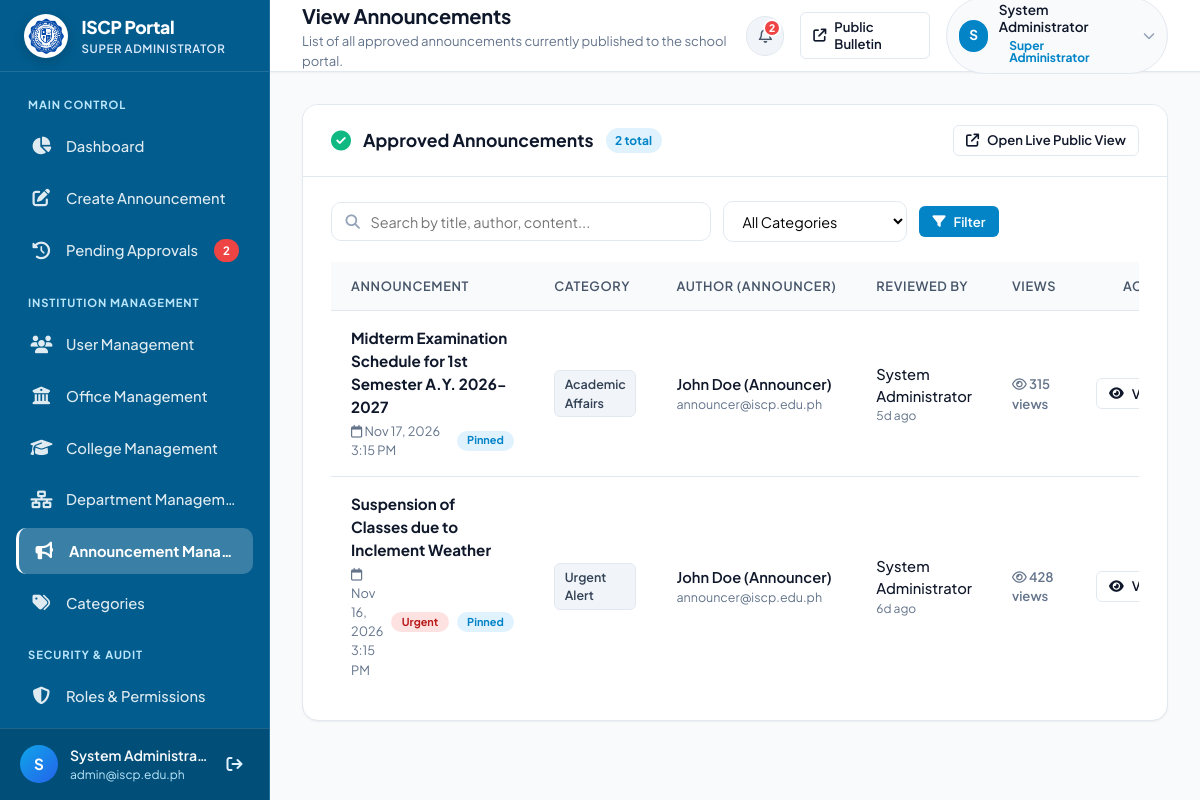
Page /admin/view_announcements.php (signed in) on the committed database.
### tables this page shows
CREATE TABLE IF NOT EXISTS `users` (
    `id` INT AUTO_INCREMENT PRIMARY KEY,
    `name` VARCHAR(100) NOT NULL,
    `email` VARCHAR(150) NOT NULL UNIQUE,
    `password_hash` VARCHAR(255) NOT NULL,
    `role` VARCHAR(50) NOT NULL DEFAULT 'college_admin',
    `assigned_college` VARCHAR(150) DEFAULT NULL,
    `assigned_office` VARCHAR(150) DEFAULT NULL,
    `assigned_department` VARCHAR(150) DEFAULT NULL,
    `status` ENUM('active', 'inactive') NOT NULL DEFAULT 'active',
    `created_at` TIMESTAMP DEFAULT CURRENT_TIMESTAMP
);

CREATE TABLE IF NOT EXISTS `announcements` (
    `id` INT AUTO_INCREMENT PRIMARY KEY,
    `title` VARCHAR(255) NOT NULL,
    `slug` VARCHAR(255) DEFAULT NULL,
    `summary` VARCHAR(350) DEFAULT NULL,
    `content` TEXT NOT NULL,
    `category` VARCHAR(100) NOT NULL,
    `category_id` INT DEFAULT NULL,
    `image_path` VARCHAR(255) DEFAULT NULL,
    `created_by` INT NOT NULL,
    `author_name` VARCHAR(100) DEFAULT NULL,
    `status` ENUM('pending', 'approved', 'rejected') NOT NULL DEFAULT 'pending',
    `rejection_reason` TEXT DEFAULT NULL,
    `reviewed_by` INT DEFAULT NULL,
    `reviewed_at` DATETIME DEFAULT NULL,
    `target_audience` ENUM('All', 'Students', 'Faculty', 'Parents') DEFAULT 'All',
    `is_urgent` TINYINT(1) DEFAULT 0,
    `is_pinned` TINYINT(1) DEFAULT 0,
    `views_count` INT DEFAULT 0,
    `created_at` TIMESTAMP DEFAULT CURRENT_TIMESTAMP,
    `updated_at` TIMESTAMP DEFAULT CURRENT_TIMESTAMP ON UPDATE CURRENT_TIMESTAMP,
    CONSTRAINT `fk_announcements_created_by` FOREIGN KEY (`created_by`) REFERENCES `users`(`id`) ON DELETE CASCADE,
    CONSTRAINT `fk_announcements_reviewed_by` FOREIGN KEY (`reviewed_by`) REFERENCES `users`(`id`) ON DELETE SET NULL,
    CONSTRAINT `fk_announcements_category` FOREIGN KEY (`category_id`) REFERENCES `categories`(`id`) ON DELETE SET NULL
);

### admin/view_announcements.php (the view, shortened to what the rows shown need)
<?php
require_once __DIR__ . '/includes/auth.php';
$page_title = 'View Announcements';
$pdo = get_db();
$search = trim($_GET['q'] ?? '');
$filter_category = trim($_GET['cat'] ?? '');
$page = max(1, (int)($_GET['page'] ?? 1));
$per_page = 8;
$offset = ($page - 1) * $per_page;
$announcements = [];
if ($pdo) {
    try {
        $status_param = trim($_GET['status'] ?? '');
        if ($status_param === 'pending') {
            $where = ["a.status = 'pending'"];
        } elseif ($status_param === 'rejected') {
            $where = ["a.status = 'rejected'"];
        } else {
            $where = ["a.status IN ('approved', 'published')"];
        }
        $params = [];
        $whereClause = implode(' AND ', $where);
        $fetchSql = "
            SELECT a.*,
                   u.name AS author_name, u.email AS author_email,
                   rev.name AS reviewer_name
            FROM announcements a
            LEFT JOIN users u ON a.created_by = u.id
            LEFT JOIN users rev ON a.reviewed_by = rev.id
            WHERE {$whereClause}
            ORDER BY a.is_pinned DESC, a.created_at DESC
            LIMIT ? OFFSET ?
        ";
        $fetchParams = array_merge($params, [$per_page, $offset]);
        $fetchStmt = $pdo->prepare($fetchSql);
        $fetchStmt->execute($fetchParams);
        $announcements = $fetchStmt->fetchAll();
    } catch (PDOException $e) {
        set_flash('danger', 'Error retrieving announcements: ' . $e->getMessage());
    }
}
require_once __DIR__ . '/includes/header.php';
?>
<div class="content-card">
    <div class="card-header">
        <div class="card-header-left">
            <h2 class="card-title">Approved Announcements</h2>
        </div>
    </div>
    <div class="card-body">
        <?php if (empty($announcements)): ?>
            <div class="empty-state">
                <div class="empty-state-icon">
                    <i class="fa-solid fa-file-magnifying-glass"></i>
                </div>
                <h3 class="empty-state-title">No approved announcements found</h3>
                <p class="empty-state-desc">
                    <?= (!empty($search) || !empty($filter_category)) ? 'No results matched your search or category filter. Try clearing the filters.' : 'There are currently no approved announcements.' ?>
                </p>
                <?php if (!empty($search) || !empty($filter_category)): ?>
                    <div style="margin-top: 1rem;">
                        <a href="view_announcements.php" class="btn btn-outline btn-sm">Clear All Filters</a>
                    </div>
                <?php endif; ?>
            </div>
        <?php else: ?>
            <div class="table-responsive">
                <table class="admin-table" id="approvedAnnouncementsTable">
                    <thead>
                        <tr>
                            <th>Announcement</th>
                            <th>Category</th>
                            <th>Author (Announcer)</th>
                            <th>Reviewed By</th>
                            <th>Views</th>
                            <th style="text-align: right;">Action</th>
                        </tr>
                    </thead>
                    <tbody>
                        <?php foreach ($announcements as $ann): ?>
                            <tr>
                                <td>
                                    <div style="font-weight: 700; color: var(--text-main); font-size: 0.95rem;">
                                        <?= h($ann['title']) ?>
                                    </div>
                                    <div style="font-size: 0.8rem; color: var(--text-muted); margin-top: 0.2rem; display: flex; gap: 0.5rem; align-items: center;">
                                        <span><i class="fa-regular fa-calendar"></i> <?= h(format_datetime($ann['created_at'])) ?></span>
                                        <?php if (!empty($ann['is_urgent'])): ?>
                                            <span class="badge" style="background: #fee2e2; color: #b91c1c; font-size: 0.68rem;">Urgent</span>
                                        <?php endif; ?>
                                        <?php if (!empty($ann['is_pinned'])): ?>
                                            <span class="badge" style="background: #e0f2fe; color: #0284c7; font-size: 0.68rem;">Pinned</span>
                                        <?php endif; ?>
                                    </div>
                                </td>
                                <td>
                                    <span class="category-pill"><?= h($ann['category'] ?? 'General') ?></span>
                                </td>
                                <td>
                                    <div style="font-weight: 600;"><?= h($ann['author_name'] ?? 'Announcer') ?></div>
                                    <div style="font-size: 0.78rem; color: var(--text-muted);"><?= h($ann['author_email'] ?? '') ?></div>
                                </td>
                                <td>
                                    <div style="font-weight: 500; color: #0f172a;">
                                        <?= h($ann['reviewer_name'] ?? 'Administrator') ?>
                                    </div>
                                    <div style="font-size: 0.75rem; color: var(--text-muted);">
                                        <?= !empty($ann['reviewed_at']) ? h(time_ago($ann['reviewed_at'])) : 'Auto-Approved' ?>
                                    </div>
                                </td>
                                <td>
                                    <div style="font-size: 0.82rem; color: var(--text-muted); font-weight: 600;">
                                        <i class="fa-regular fa-eye"></i> <?= number_format($ann['views_count'] ?? 0) ?> views
                                    </div>
                                </td>
                                <td style="text-align: right;">
                                    <button type="button" class="btn btn-outline btn-sm" onclick="viewAnnouncementModal(<?= h(json_encode($ann)) ?>)">
                                        <i class="fa-solid fa-eye"></i> View
                                    </button>
                                </td>
                            </tr>
                        <?php endforeach; ?>
                    </tbody>
                </table>
            </div>
        <?php endif; ?>
    </div>
</div>
<?php require_once __DIR__ . '/includes/footer.php'; ?>

### admin/includes/header.php (shortened to what the rows shown need)
<?php
require_once __DIR__ . '/auth.php';
$currentUser = current_user();
$currentRole = current_user_role();
?>
<!DOCTYPE html>
<html lang="en">
<head>
    <link rel="stylesheet" href="https://cdnjs.cloudflare.com/ajax/libs/font-awesome/6.5.1/css/all.min.css">
    <link rel="stylesheet" href="../assets/css/admin.css">
</head>
<body class="admin-body">
<div class="admin-wrapper">
    <?php require_once __DIR__ . '/sidebar.php'; ?>
    <div class="admin-main">
        <header class="admin-topbar">
            <div class="topbar-left">
                <div class="page-header-info">
                    <h1 class="page-title"><?= isset($page_title) ? h($page_title) : 'Dashboard' ?></h1>
                </div>
            </div>
            <div class="topbar-right">
                <div class="profile-menu-container">
                    <div class="user-profile-badge" id="profileBadgeTrigger" style="cursor: pointer;" title="Click to view account menu">
                        <div class="avatar-circle">
                            <?= strtoupper(substr($currentUser['name'] ?? 'A', 0, 1)) ?>
                        </div>
                        <div class="user-meta desktop-only">
                            <span class="user-name"><?= h($currentUser['name']) ?></span>
                            <span class="badge badge-admin"><?= h(format_role_label($currentRole)) ?></span>
                        </div>
                        <i class="fa-solid fa-chevron-down" style="font-size: 0.75rem; color: #94a3b8; margin-left: 0.2rem;"></i>
                    </div>
                </div>
            </div>
        </header>
        <main class="admin-content">

### admin/includes/sidebar.php (shortened to what the rows shown need)
<?php
$currentUser = current_user();
$role = $currentUser['role'] ?? 'super_admin';
?>
<aside class="admin-sidebar" id="adminSidebar">
    <div class="sidebar-brand">
        <a href="index.php" class="brand-link" title="International State College of the Philippines">
            <div class="brand-text">
                <span class="brand-title">ISCP Portal</span>
                <span class="brand-subtitle"><?= h(format_role_label($role)) ?></span>
            </div>
        </a>
    </div>
    <div class="sidebar-footer">
        <div class="user-card-compact">
            <div class="user-avatar-sm" title="<?= h($currentUser['name']) ?>">
                <?= strtoupper(substr($currentUser['name'] ?? 'A', 0, 1)) ?>
            </div>
            <div class="user-details">
                <div class="name" title="<?= h($currentUser['name']) ?>"><?= h($currentUser['name']) ?></div>
                <div class="role-email" title="<?= h($currentUser['email']) ?>"><?= h($currentUser['email']) ?></div>
            </div>
            <a href="javascript:void(0)" onclick="openModal('signOutModal')" class="btn-sidebar-logout" title="Sign Out">
                <i class="fa-solid fa-arrow-right-from-bracket"></i>
            </a>
        </div>
    </div>
</aside>

### rows in the picture
users: role "SUPER ADMINISTRATOR", name "S", name "System Administra…", email "admin@iscp.edu.ph", name "System Administrator"
announcements: title "Midterm Examination Schedule for 1st Semester A.Y. 2026-2027", created_at "Nov 17, 2026 3:15 PM", is_pinned "Pinned", category "Academic Affairs", created_by.name "John Doe (Announcer)", created_by.email "announcer@iscp.edu.ph", reviewed_by.name "System Administrator", reviewed_at "5d ago", views_count "315"
announcements: title "Suspension of Classes due to Inclement Weather", created_at "Nov 16, 2026 3:15 PM", is_urgent "Urgent", is_pinned "Pinned", category "Urgent Alert", created_by.name "John Doe (Announcer)", created_by.email "announcer@iscp.edu.ph", reviewed_by.name "System Administrator", reviewed_at "6d ago", views_count "428"

### other values in the picture
$pendingCount "2"
$page_title "View Announcements"
$page_subtitle "List of all approved announcements currently published to the school portal."
format_role_label($currentRole) "Super Administrator"
$total_count "2"
